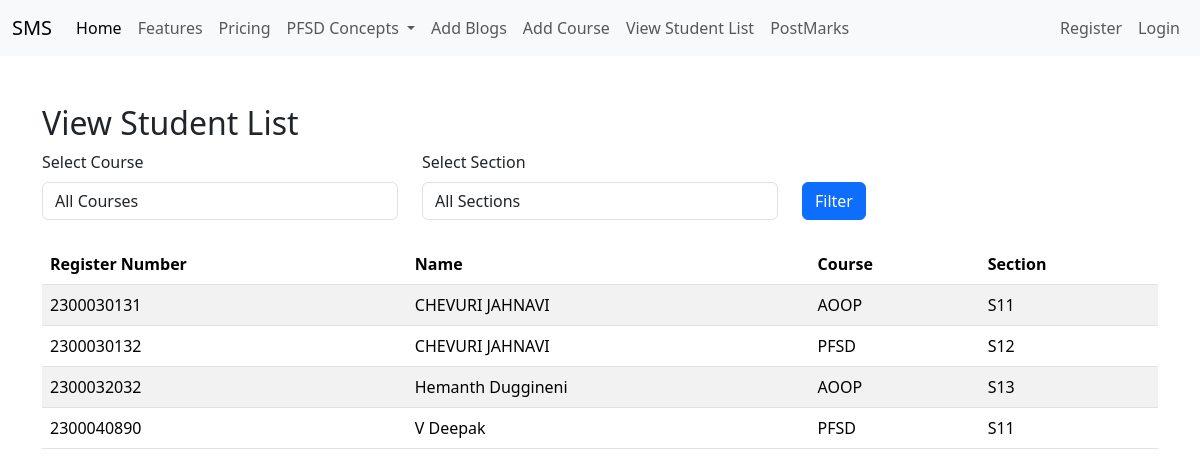
/facultyapp/viewstudents, run on the app's committed database.
### adminapp/models.py (models this page shows, shortened)
class StudentList(models.Model):
    Register_Number= models.CharField(max_length=20, unique=True)
    Name = models.CharField(max_length=100)
    user = models.OneToOneField(User, on_delete=models.CASCADE, null=True)
    class User(models.Model) :
        username = models.CharField(max_length=150, unique=True)
        email = models.EmailField(unique=True)
        password = models.CharField(max_length=128)

### facultyapp/models.py (models this page shows, shortened)
class AddCourse(models.Model):
    COURSE_CHOICES =[
        ('AOOP' , 'ADVANCED OBJECT ORIENTED PROGRAMMING'),
        ('PFSD', 'PYTHON FULL STACK DEVELOPMENT'),
    ]
    SECTION_CHOICES=[
        ('S11','SECTION S11'),
        ('S12', 'SECTION S12'),
        ('S13', 'SECTION S13'),
        ('S14', 'SECTION S14'),
        ('S15', 'SECTION S15'),
        ('S16', 'SECTION S16'),
        ('S17', 'SECTION S17'),
    ]
    student = models.ForeignKey(StudentList, on_delete= models.CASCADE)
    course=models.CharField(max_length=50, choices = COURSE_CHOICES)
    section = models.CharField(max_length=50, choices=SECTION_CHOICES)

### facultyapp/views.py (the view)
# urls.py: path('viewstudents', views.view_student_list, name='viewstudents'),
def view_student_list(request):
    course = request.GET.get('course')
    section = request.GET.get('section')
    student_courses = AddCourse.objects.all()
    if course:
        student_courses = student_courses.filter(course=course)
    if section:
        student_courses = student_courses.filter(section=section)
    students = StudentList.objects.filter(id__in=student_courses.values('student_id'))
    course_choices = AddCourse.COURSE_CHOICES
    section_choices = AddCourse.SECTION_CHOICES
    context = {
        'students': students,
        'course_choices': course_choices,
        'section_choices': section_choices,
        'selected_course': course,
        'selected_section': section,
    }
    return render(request, 'facultyapp/view_student_list.html', context)

### templates/facultyapp/view_student_list.html (shortened to what this page needs)
{% extends 'Navbar/FacultyNavbar.html' %}
{% load static %}
{% block body %}
    <div class="container mt-5">
        <h2>View Student List</h2>
        <form method="get" class="mb-4">
            <div class="row">
                <div class="col-md-4">
                    <label for="course" class="form-label">Select Course</label>
                    <select name="course" id="course" class="form-control">
                        <option value="">All Courses</option>
                    </select>
                </div>
                <div class="col-md-4">
                    <label for="section" class="form-label">Select Section</label>
                    <select name="section" id="section" class="form-control">
                        <option value="">All Sections</option>
                    </select>
                </div>
                <div class="col-md-4 mt-4">
                    <button type="submit" class="btn btn-primary mt-2">Filter</button>
                </div>
            </div>
        </form>
        <table class="table table-striped">
            <thead>
                <tr>
                    <th>Register Number</th>
                    <th>Name</th>
                    <th>Course</th>
                    <th>Section</th>
                </tr>
            </thead>
            <tbody>
                {% if students %}
                    {% for student in students %}
                        <tr>
                            <td>{{ student.Register_Number }}</td>
                            <td>{{ student.Name }}</td>
                            <td>{{ student.addcourse_set.first.course }}</td>
                            <td>{{ student.addcourse_set.first.section }}</td>
                        </tr>
                    {% endfor %}
                {% else %}
                    <tr>
                        <td colspan="4" class="text-center">No students found.</td>
                    </tr>
                {% endif %}
            </tbody>
        </table>
    </div>
{% endblock %}

### data on the page
StudentList: Register_Number "2300030131", Name "CHEVURI JAHNAVI", addcourse_set.first.course "AOOP", addcourse_set.first.section "S11"
StudentList: Register_Number "2300030132", Name "CHEVURI JAHNAVI", addcourse_set.first.course "PFSD", addcourse_set.first.section "S12"
StudentList: Register_Number "2300032032", Name "Hemanth Duggineni", addcourse_set.first.course "AOOP", addcourse_set.first.section "S13"
StudentList: Register_Number "2300040890", Name "V Deepak", addcourse_set.first.course "PFSD", addcourse_set.first.section "S11"
